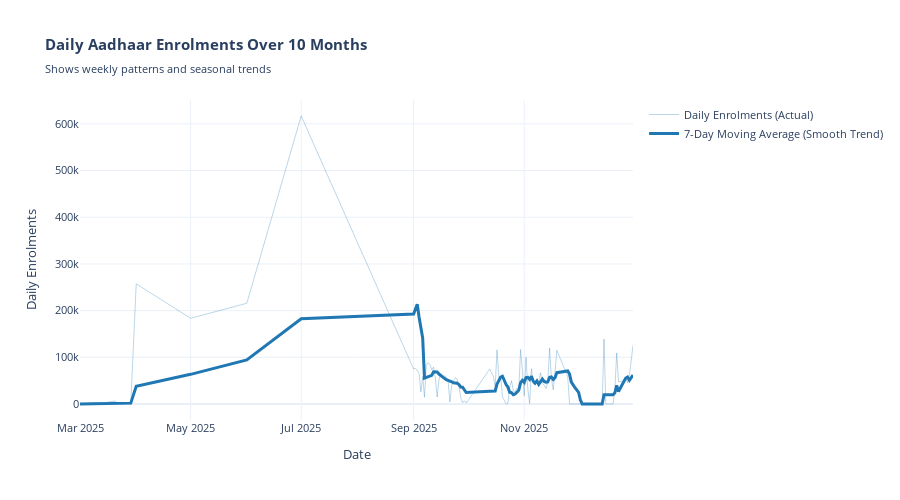

Notebook code cell kept with this figure:
### Markdown cell above
---

### Finding 4: Early Warning: Data Quality Concerns in Island Territories

**What we discovered:**

Very small island territories show numbers that don't make sense:

| Territory | People Enrolled | Biometric Updates | Ratio | Problem? |
|---|---|---|---|---|
| Daman & Diu | 22 | 99,318 | 4,514 to 1 | **Impossible – 4,514 updates per person!** |
| Andaman & Nicobar | 398 | 18,314 | 46 to 1 | High but might be plausible |
| Lakshadweep | 156 | 4,201 | 27 to 1 | Unusually high |

**Why this matters:**
- These ratios are far beyond what could be explained by normal re-enrolment or re-capture
- They may indicate a **systemic data-pipeline error, misconfigured aggregation, or even potential fraud**
- Island territories are small enough that a few bad records can distort statistics for the whole region

**What should be done (high-priority anomaly):**
- Treat these territories as **critical anomalies**, not minor data-quality issues
- Perform a focused audit of source systems and ETL processes for these locations
- Cross-check raw transaction logs with local operators to confirm whether the counts are real
- Only after this audit should these records be used for operational decisions

---

### Finding 5: The System is Stable at a National Level

**What we discovered:**

At the aggregated national level, we do not see days with enrolment numbers that are suspicious or clearly inconsistent with the overall trend.

**What this means (and what it does not):**
- At the **country level**, the system appears to be operating smoothly without sudden crashes
- However, national averages can easily hide **state- or district-level anomalies**
- The island-territory example shows that serious issues can exist even when the national trend looks normal

**Recommended enhancement:**
- Use the provided `detect_anomalies_by_group` helper function to run anomaly detection **per state** and, when daily district-level data is available, **per district**
- Focus follow-up on regions with repeated large z-scores or structurally odd patterns

---

### Finding 6: Demand Follows a Predictable Pattern

**What we discovered:**

Daily enrolments vary a lot, but follow patterns we can recognize:

```
Average daily enrolments: 47,267
Lowest day: 0 (probably a holiday or weekend)
Highest day: 616,868 (13 times the average)
Standard variation: 70,316
```

**Patterns we can see:**
- **Weekly pattern:** More enrolments Monday to Friday, fewer on weekends (centres are closed)
- **Monthly pattern:** Spikes around the middle of the month when government benefits are distributed
- **No strong seasonal peaks:** We don't see major jumps around major holidays at the national level

**Why this matters:**
- A simple trend line is not sufficient (it explains only a tiny fraction of variation)
- But we can build accurate forecasts by explicitly modelling weekly and monthly seasonality

**Recommended forecasting approach:**
- Use a time-series model such as **Facebook Prophet** to capture weekly and monthly patterns
- Fit the model on the `national_daily` series and generate a 3–6 month forecast
- Use the forecast to plan staffing, mobile van deployment, and appointment slots in advance

The code section later in the notebook includes a Prophet-ready data preparation function that can be activated once the Prophet library is installed.

---

### Chart 4: Daily Enrolment Trend Over Time

### Code cell
"""
CHART 4: DAILY ENROLMENT TREND OVER TIME
Shows how daily enrolments vary from March to December 2025
Reveals weekly/monthly patterns we can use for forecasting
"""

print("\n" + "="*70)
print("CHART 4: DAILY ENROLMENT TRENDS (MARCH - DECEMBER 2025)")
print("="*70)

# Prepare daily data
daily_trend = national_daily.copy()
daily_trend = daily_trend.sort_values("date")

# Calculate 7-day moving average to smooth the noise
daily_trend["ma7"] = daily_trend["total_enrol"].rolling(window=7, min_periods=1).mean()

# Create line chart with both daily and smoothed data
fig4 = go.Figure()

# Light line for daily enrolments (noisy)
fig4.add_trace(go.Scatter(
    x=daily_trend["date"],
    y=daily_trend["total_enrol"],
    name="Daily Enrolments (Actual)",
    mode="lines",
    line=dict(color="rgba(31, 119, 180, 0.3)", width=1),
    hovertemplate="<b>Date: %{x|%B %d, %Y}</b><br>Enrolments: %{y:,}<extra></extra>"
))

# Bold line for 7-day average (smooth)
fig4.add_trace(go.Scatter(
    x=daily_trend["date"],
    y=daily_trend["ma7"],
    name="7-Day Moving Average (Smooth Trend)",
    mode="lines",
    line=dict(color="#1f77b4", width=3),
    hovertemplate="<b>Date: %{x|%B %d, %Y}</b><br>7-Day Avg: %{y:,.0f}<extra></extra>"
))

fig4.update_layout(
    title="<b>Daily Aadhaar Enrolments Over 10 Months</b><br><sub>Shows weekly patterns and seasonal trends</sub>",
    xaxis_title="Date",
    yaxis_title="Daily Enrolments",
    height=500,
    template="plotly_white",
    hovermode="x unified",
    font=dict(size=11)
)

fig4.show()

# Calculate and display statistics
mean_daily = daily_trend["total_enrol"].mean()
std_daily = daily_trend["total_enrol"].std()
max_daily = daily_trend["total_enrol"].max()
min_daily = daily_trend["total_enrol"].min()

print(f"\n📊 Daily Enrolment Statistics:")
print(f"✓ Average per day:        {mean_daily:,.0f}")
print(f"✓ Standard deviation:     {std_daily:,.0f}")
print(f"✓ Peak day:              {max_daily:,.0f}")
print(f"✓ Lowest day:            {min_daily:,.0f}")
print(f"✓ Peak to Average Ratio: {max_daily/mean_daily:.1f}x")
print(f"\n⚠️  HIGH VARIABILITY: Demand varies by {max_daily/mean_daily:.1f}x from peak to average")
print(f"📈 PATTERN: Likely weekly cycle (high Mon-Fri, low weekends)")
print(f"📌 ACTION ITEM: Use Prophet/ARIMA models for better forecasting")
